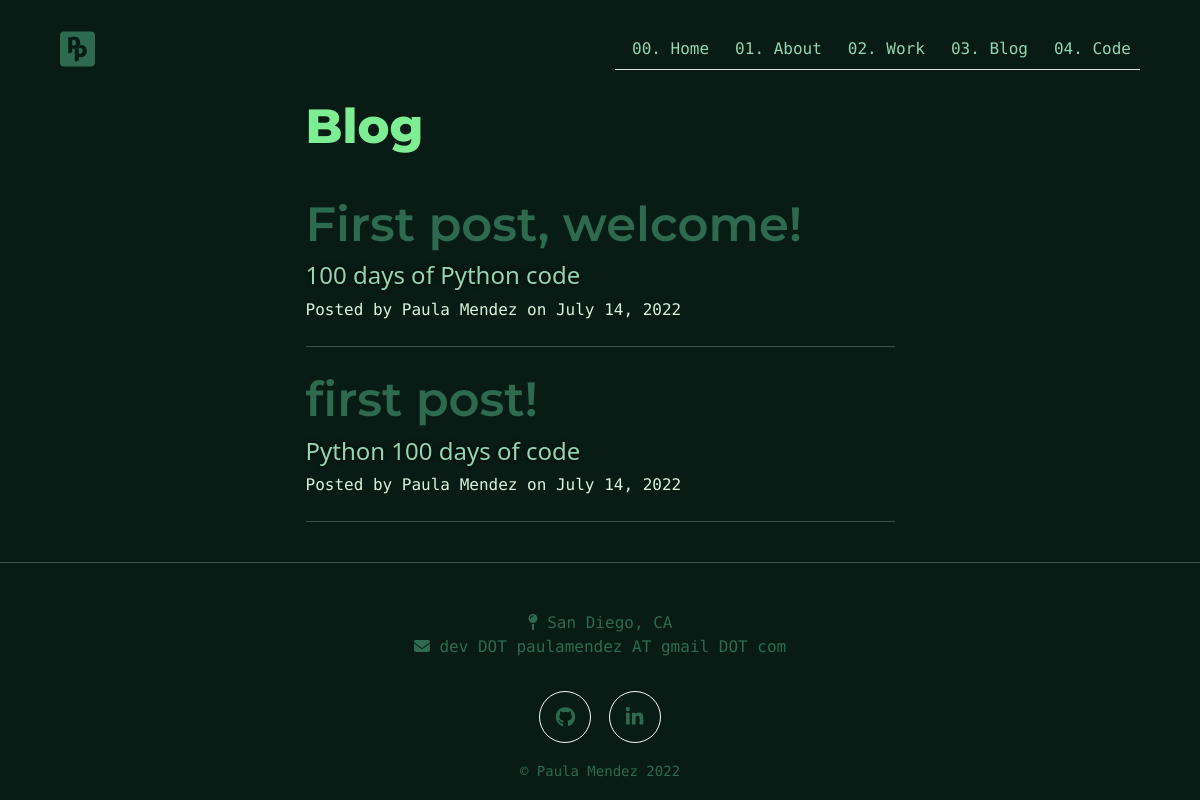
/blog, run on an earlier commit of the app's database.
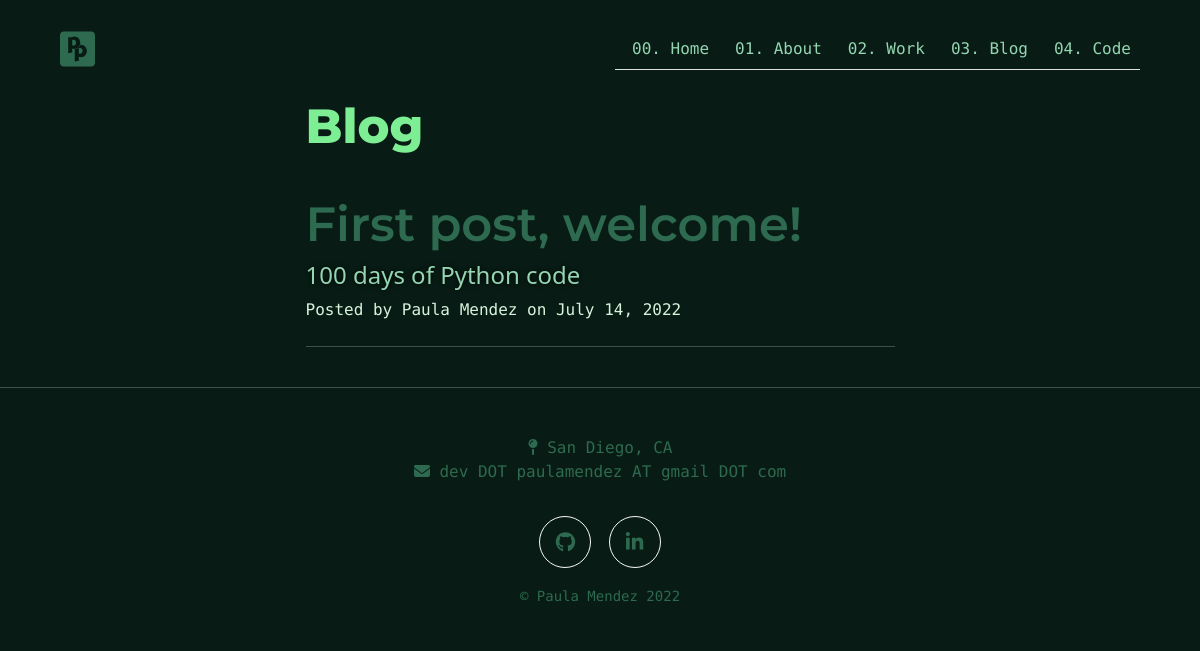
And on a later commit of the database.
### main.py (models this page shows)
class BlogPost(db.Model):
    __tablename__ = "blog_post"
    id = db.Column(db.Integer, primary_key=True)
    author_id = db.Column(db.Integer, db.ForeignKey("user.id"))
    author = relationship("User", back_populates="posts")
    title = db.Column(db.String(250), unique=True, nullable=False)
    subtitle = db.Column(db.String(250), nullable=False)
    date = db.Column(db.String(250), nullable=False)
    body = db.Column(db.Text, nullable=False)
    img_url = db.Column(db.String(250), nullable=False)

class User(UserMixin, db.Model):
    __tablename__ = "user"
    id = db.Column(db.Integer, primary_key=True)
    email = db.Column(db.String(100), unique=True)
    password = db.Column(db.String(100))
    name = db.Column(db.String(100))
    posts = relationship("BlogPost", back_populates="author")

### main.py (the view)
@app.route("/blog")
def blog():
    print('hi, im in blog')
    posts = BlogPost.query.all()
    for blog_post in posts:
        print(blog_post.title)
    return render_template("blog.html", all_posts=posts, info=info, current_user=current_user)

### templates/blog.html (shortened to what this page needs)
{% include "header.html" %}
        <div class="container px-4 px-lg-5">
            <div class="row gx-4 gx-lg-5 justify-content-center">
                <div class="col-md-10 col-lg-8 col-xl-7 py-4">
                    <h1 class="mb-3 page-title">Blog</h1>
                </div>
            </div>
            <div class="row gx-4 gx-lg-5 justify-content-center">
                <div class="col-md-10 col-lg-8 col-xl-7">
                    {% for post in all_posts %}
                    <div class="post-preview">
                          <a href="{{ url_for('show_post', post_id=post.id) }}" class="post-link">
                                <h3 class="post-title">
                                    {{post.title}}
                                </h3>
                                <h4 class="post-subtitle">
                                    {{post.subtitle}}
                                </h4>
                          </a>
                      <p class="post-meta">Posted by
                        {{post.author.name}}
                        on {{post.date}}
                      </p>
                    </div>
                    <hr class="my-4" />
                    {% endfor %}
                </div>
            </div>
        </div>
{% include "footer.html" %}

### templates/header.html (shortened to what this page needs)
<!DOCTYPE html>
<html lang="en">
    <head>
        <link href="https://cdn.jsdelivr.net/npm/bootstrap@5.2.0/dist/css/bootstrap.min.css" rel="stylesheet">
        <link type="text/css" rel="stylesheet" href="{{ url_for('static', filename='css/custom_styles.css') }}">
    </head>
    <body>
        <nav class="navbar navbar-expand-lg navbar-dark navbar-custom mx-5 mt-4">
            <div class="container-fluid">
                <a class="navbar-brand" href="{{url_for('home')}}"><i class="fa-brands fa-pied-piper-pp fa-2xl"></i></a>
                <div class="collapse navbar-collapse" id="nav-content">
                    <ul class="navbar-nav ms-auto mb-2 mb-lg-0 nav-tabs">
                        <li class="nav-item ps-2"><a class="nav-link" href="{{url_for('home')}}">00. Home</a></li>
                        <li class="nav-item ps-2"><a class="nav-link" href="{{url_for('about')}}">01. About</a></li>
                        <li class="nav-item ps-2"><a class="nav-link" href="{{url_for('work')}}">02. Work</a></li>
                        <li class="nav-item ps-2"><a class="nav-link" href="{{url_for('blog')}}">03. Blog</a></li>
                        <li class="nav-item ps-2"><a class="nav-link" href="{{url_for('code')}}">04. Code</a></li>
                    </ul>
                </div>
            </div>
        </nav>

### templates/footer.html (shortened to what this page needs)
        <hr>
        <footer class="footer mt-auto py-3 ">
            <div class="container">
                <div class="row justify-content-center text-center pt-3">
                    <div class="col-6">
                        <p class="footer-custom">
                            <i class="fa-solid fa-map-pin"></i> {{  info.location }}<br>
                            <i class="fa-solid fa-envelope"></i> {{ info.email }}
                        </p>
                    </div>
                </div>
                <div class="row justify-content-center text-center pt-3">
                    <div class="col-6">
                        <a class="btn btn-outline-light btn-social mx-1" href="{{ info.github }}" ><i class="fab fa-fw fa-github"></i></a>
                        <a class="btn btn-outline-light btn-social mx-1" href="{{ info.linkedin }}"><i class="fab fa-fw fa-linkedin-in"></i></a>
                    </div>
                </div>
                <div class="row justify-content-center text-center pt-3">
                 <div class="col-6 copyright text-center footer-custom"><small> &copy; {{ info.name }} {{ info.year }}</small></div>
                </div>
            </div>
        </footer>
    </body>
</html>

### static/css/custom_styles.css (style rules this page uses)
:root { --dark-jungle: #081C15; --regular-jungle: #1B4332; --light-jungle: #2D6A4F; --dark-green: #3BA951; --spring-green: #4DEE6D; --light-green: #7EEE94; --dark-honeydew:#52B788; --turquoise: #95D5B2; --light-honeydew: #D8F3DC; }
a { text-decoration: none; }
h1, h2, h3 { font-family: "Montserrat"; font-weight: 800; font-size: 3rem; }
p { background-color: var(--dark-jungle); color: var(--light-honeydew); font-weight: 100; font-family: "Roboto Mono"; }
.navbar-custom { font-family: "Roboto Mono"; font-weight: 100; background-color: var(--dark-jungle); padding: 0 0 0 0; }
#nav-content a { color: var(--turquoise) !important; }
.navbar-brand { color: var(--light-jungle); }
body { background-color: var(--dark-jungle); color: var(--light-honeydew); }
.page-title { color: var(--light-green) }
footer { background-color: var(--dark-jungle); font-family: "Roboto Mono"; font-weight: 100; }
.footer-custom { color: var(--light-jungle); !important; }
.btn-social { border-radius: 100%; display: inline-flex; width: 3.25rem; height: 3.25rem; font-size: 1.25rem; justify-content: center; align-items: center; color: var(--light-jungle); }
.post-title { color: var(--light-jungle); font-weight: 600; }
.post-subtitle { color: var(--turquoise); font-weight: 200; text-shadow: 0 0 5px black; }

What changed in the data, as far as the page shows it:
removed BlogPost: title "first post!", subtitle "Python 100 days of code", author.name "Paula Mendez", date "July 14, 2022"
